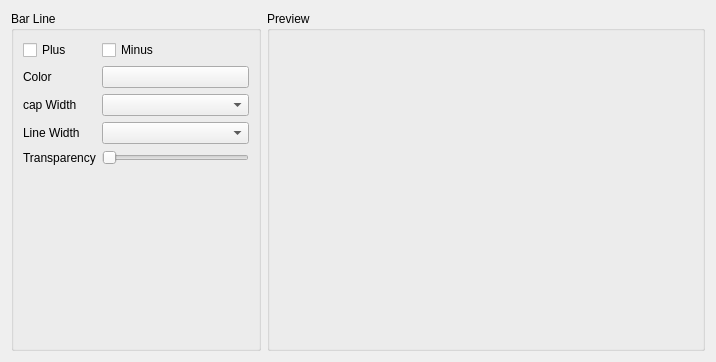
<?xml version="1.0" encoding="UTF-8"?>
<ui version="4.0">
 <class>ErrorBarSettings</class>
 <widget class="QWidget" name="ErrorBarSettings">
  <property name="geometry">
   <rect>
    <x>0</x>
    <y>0</y>
    <width>716</width>
    <height>362</height>
   </rect>
  </property>
  <property name="windowTitle">
   <string>Form</string>
  </property>
  <layout class="QGridLayout" name="gridLayout">
   <item row="0" column="0">
    <layout class="QHBoxLayout" name="horizontalLayout">
     <item>
      <widget class="QGroupBox" name="groupBox">
       <property name="maximumSize">
        <size>
         <width>250</width>
         <height>16777215</height>
        </size>
       </property>
       <property name="title">
        <string>Bar Line</string>
       </property>
       <layout class="QGridLayout" name="gridLayout_3">
        <item row="0" column="0">
         <layout class="QGridLayout" name="gridLayout_2">
          <item row="0" column="0">
           <widget class="QCheckBox" name="errorBarPlusCheck">
            <property name="text">
             <string>Plus</string>
            </property>
           </widget>
          </item>
          <item row="2" column="0">
           <widget class="QLabel" name="label_2">
            <property name="text">
             <string>cap Width</string>
            </property>
           </widget>
          </item>
          <item row="1" column="0">
           <widget class="QLabel" name="label">
            <property name="text">
             <string>Color</string>
            </property>
           </widget>
          </item>
          <item row="4" column="0">
           <widget class="QLabel" name="label_4">
            <property name="text">
             <string>Transparency</string>
            </property>
           </widget>
          </item>
          <item row="3" column="0">
           <widget class="QLabel" name="label_3">
            <property name="text">
             <string>Line Width</string>
            </property>
           </widget>
          </item>
          <item row="0" column="1">
           <widget class="QCheckBox" name="errorBarMinusCheck">
            <property name="text">
             <string>Minus</string>
            </property>
           </widget>
          </item>
          <item row="3" column="1">
           <widget class="QComboBox" name="errorBarLineWidthCombo"/>
          </item>
          <item row="2" column="1">
           <widget class="QComboBox" name="errorBarCapWidthCombo"/>
          </item>
          <item row="1" column="1">
           <widget class="GuiUtils::ColorPushButton" name="errorBarColorButton">
            <property name="text">
             <string/>
            </property>
           </widget>
          </item>
          <item row="4" column="1">
           <widget class="QSlider" name="errorBarLineOpacitySlider">
            <property name="orientation">
             <enum>Qt::Horizontal</enum>
            </property>
           </widget>
          </item>
         </layout>
        </item>
        <item row="1" column="0">
         <spacer name="verticalSpacer">
          <property name="orientation">
           <enum>Qt::Vertical</enum>
          </property>
          <property name="sizeHint" stdset="0">
           <size>
            <width>20</width>
            <height>40</height>
           </size>
          </property>
         </spacer>
        </item>
       </layout>
      </widget>
     </item>
     <item>
      <widget class="QGroupBox" name="groupBox_2">
       <property name="minimumSize">
        <size>
         <width>300</width>
         <height>0</height>
        </size>
       </property>
       <property name="title">
        <string>Preview</string>
       </property>
       <layout class="QGridLayout" name="gridLayout_4">
        <item row="0" column="0">
         <layout class="QVBoxLayout" name="demoLayout"/>
        </item>
       </layout>
      </widget>
     </item>
    </layout>
   </item>
  </layout>
 </widget>
 <customwidgets>
  <customwidget>
   <class>GuiUtils::ColorPushButton</class>
   <extends>QPushButton</extends>
   <header>comguiutils/colorpushbutton.h</header>
  </customwidget>
 </customwidgets>
 <resources/>
 <connections/>
</ui>
